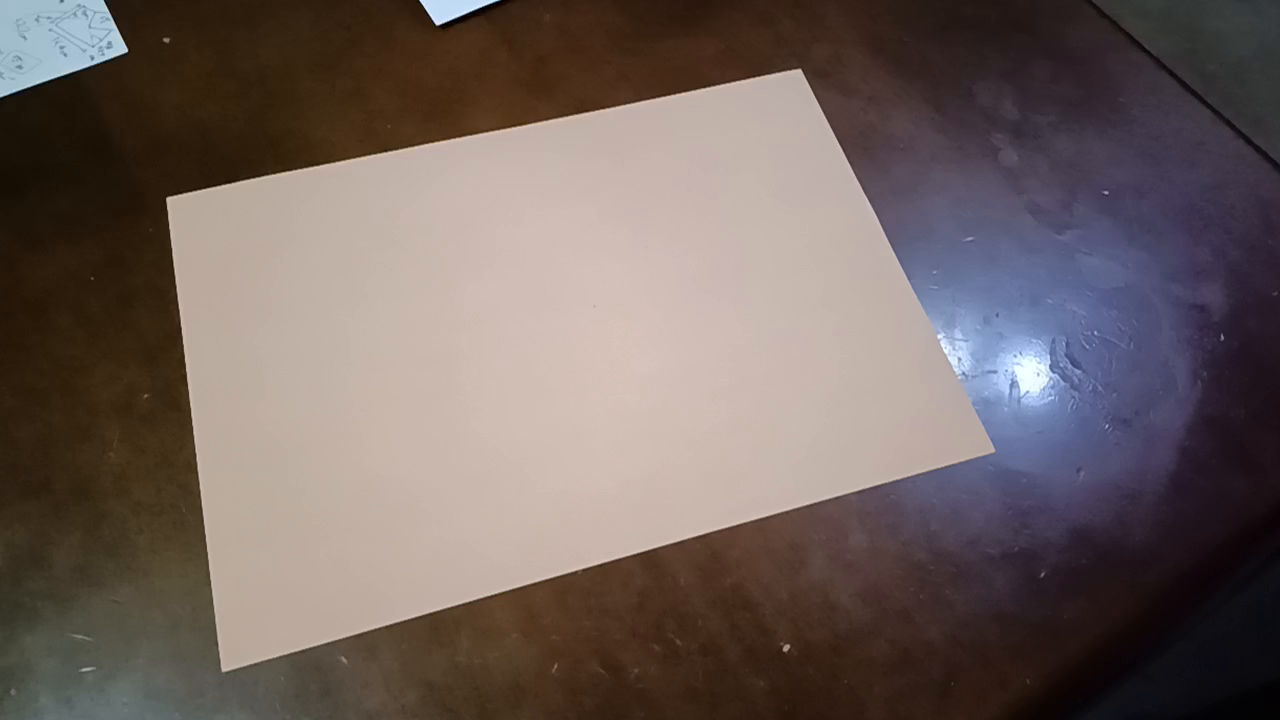
#> input picture focal_length/frame_0.png, 1280 x 720 px
$ jupyter execute --allow-errors focal_length_trial.ipynb
#> lines starting #> are read from the running program, lines starting #| are printed output that depends on the picture
[cell 1]
#import the picture
import cv2
import numpy as np

import matplotlib.pyplot as plt
import random
import matplotlib.cm as cm
import pandas as pd

[cell 2]
# Specify the file path of the image
image_path = "frame_0.png"

# Read the image
image_input = cv2.imread(image_path)
#> image_input is the input picture: shape (720, 1280, 3); mean B, G, R 93.8, 97.5, 110.6

# Check if the image was successfully read
if image_input is not None:
    # Image was read successfully
    print("Image read successfully!")
else:
    # Failed to read the image
    print("Failed to read the image.")

[cell 3]
# import reference points
#image_data_path = "input_trial.dat"
image_data_path = f"{image_path}.dat"

### it contains the 4 uv coordinates of the reference points, making a rectangle P1-P2-P3-P4, in the first 4 lines,
### and then the Height (P1-P2) and Width (P1-P4) of the rectangle.
#> (the rest of this cell did not finish here and is left out)

[cell 4]
# copy image_input
image = image_input.copy()

# write 3 circles at ps on the image
#> (the rest of this cell did not finish here and is left out)

[cell 5]
#save the image
cv2.imwrite('output.jpg', image)

# Display the image
plt.imshow(cv2.cvtColor(image, cv2.COLOR_BGR2RGB))
plt.axis('off')
plt.show()

[cell 6]
# Define a RotationMatrix class
# It includes the following attributes:
# -  3 angles defining the rotation matrix. (kappa, phi, omega)
# return the li,mi,ni (i=0,1,2) for te given angles
#
class RotationMatrix:
    def __init__(self, omega: float, phi: float, kappa: float):
        self.kappa :float = kappa
        self.phi :float = phi
        self.omega :float = omega

        self.matrix_x= np.array([[1, 0, 0], [0, np.cos(omega), -np.sin(omega)], [0, np.sin(omega), np.cos(omega)]])
        self.matrix_y= np.array([[np.cos(phi), 0, np.sin(phi)], [0, 1, 0], [-np.sin(phi), 0, np.cos(phi)]])
        self.matrix_z= np.array([[np.cos(kappa), -np.sin(kappa), 0], [np.sin(kappa), np.cos(kappa), 0], [0, 0, 1]])
        self.matrix = self.matrix_z @ self.matrix_y @ self.matrix_x

        self.dmatrix_x_domega= np.array([[0, 0, 0], [0, -np.sin(omega), -np.cos(omega)], [0, np.cos(omega), -np.sin(omega)]])
        self.dmatrix_y_dphi= np.array([[-np.sin(phi), 0, np.cos(phi)], [0, 0, 0], [-np.cos(phi), 0, -np.sin(phi)]])
        self.dmatrix_z_dkappa= np.array([[-np.sin(kappa), -np.cos(kappa), 0], [np.cos(kappa), -np.sin(kappa), 0], [0, 0, 0]])
        self.matrix_domega = self.matrix_z @ self.matrix_y @ self.dmatrix_x_domega
        self.matrix_dphi = self.matrix_z @ self.dmatrix_y_dphi @ self.matrix_x
        self.matrix_dkappa = self.dmatrix_z_dkappa @ self.matrix_y @ self.matrix_x

    def __str__(self):
        return f'omega={self.omega}, phi={self.phi}, kappa={self.kappa}\nMatrix={self.matrix}'
    def __repr__(self):
        return self.matrix.__repr__()

# Define a DistanceConstraint class
# It includes the following attributes:
# -  2 points \in R3 defining the distance constraint. (p1, p2)
# -  The distance between the 2 points. (d)
# return the partial derivatives of the distance constraint
#
class DistanceConstraint:
    # [7 lines left out: function __init__, not called in this run]

    def __str__(self):
        return f'error={self.error}'

# Define a ColinearityConstraint class
# It includes the following attributes:
# -  RotationMatrix object
# -  focal length (c)
# -  a pair of points \in R2  on the image and the corresponding 3d points \in R3. (p, X)
# return the partial derivatives of the colinearity constraint
#
class ColinearityConstraint:
    # [44 lines left out: function __init__, not called in this run]

        # [11 lines of commented-out code are left out]

    def __str__(self):
        return f'errorX={self.error[0]}\n\terrorY={self.error[1]}'

[cell 7]
for i in range(10):
    r=random.random()*2*np.pi
    omega,phi,kappa = r-0.5,  2*(r-0.5),3*(r-0.5)
    R=RotationMatrix(omega,phi,kappa)
    R1=RotationMatrix(omega+np.pi,np.pi-phi,kappa+np.pi)
    r=[random.random() for i in range(3)]
    print(R.matrix@np.array(r)-R1.matrix@np.array(r))

[cell 8]
# [24 lines left out: function normalize_angle, not called in this run]

#> (a cell that did not finish here is left out)

#> (a cell that did not finish here is left out)

[cell 11]
max_iter=500
Xs_collect=np.zeros((max_iter,7))
b_collect=np.zeros((max_iter,8))
#> (the rest of this cell did not finish here and is left out)

[cell 12]
# plot Xs_collects on 3 subplots (Xs[(0,1,2)], Xs[(3,4,5)], Xs[6])
fig, axs = plt.subplots(4, 2, figsize=(10, 10))
axs[0,0].plot(Xs_collect[:,(0,1,2)])
axs[0,1].plot(Xs_collect[:,(3,4,5)])
axs[1,0].plot(Xs_collect[:,6])
axs[2,0].plot(b_collect[:,(0,1,2)])
axs[2,1].plot(b_collect[:,(3,4,5)])
axs[3,0].plot(b_collect[:,6])
plt.show()
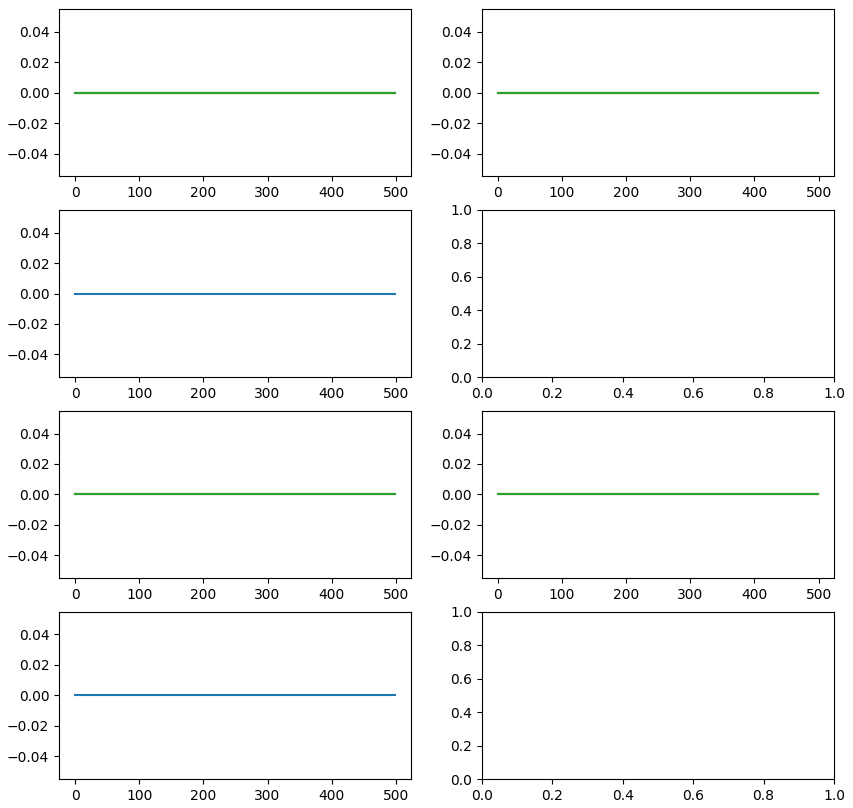
#> figure drawn by matplotlib, 6 panels

#> (a cell that did not finish here is left out)

#> (a cell that did not finish here is left out)

[cell 15]
max_iter=400
max_trial=100
bool_convergence=False
Xs_collect=np.zeros((max_trial,7))
b_collect=np.zeros((max_trial,8))
#> (the rest of this cell did not finish here and is left out)

[cell 16]
# plot Xs_collects on 3 subplots (Xs[(0,1,2)], Xs[(3,4,5)], Xs[6])
fig, axs = plt.subplots(4, 2, figsize=(10, 10))
x=np.arange(0,max_trial,1)
for i in range(3):
    axs[0,0].scatter(x,Xs_collect[:,(0,1,2)[i]])
    axs[0,1].scatter(x,Xs_collect[:,(3,4,5)[i]])
    axs[2,0].scatter(x,b_collect[:,(0,1,2)[i]])
    axs[2,1].scatter(x,b_collect[:,(3,4,5)[i]])

axs[1,0].scatter(x,Xs_collect[:,6])
axs[3,0].scatter(x,b_collect[:,6])
norm_b=np.linalg.norm(b_collect[:,:],axis=1)
axs[3,1].scatter(x,norm_b)
# set y axis log scale
axs[3,1].set_yscale('log')

#> (the rest of this cell did not finish here and is left out)

[cell 17]
# create histogram of Xs_collects[:,6]
x=plt.hist(Xs_collect[:,6], bins=100)
plt.show()
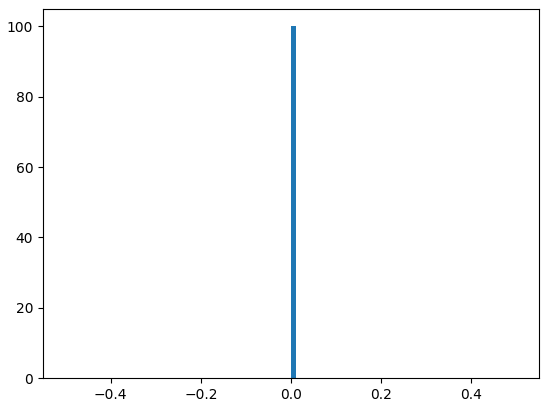
#> figure drawn by matplotlib, 1 panel; tallest bar 100 high, from x = 0 to 0.01

[cell 18]
# export collects in a csv format

df=pd.DataFrame(columns=['X','Y','Z','omega','phi','kappa','c']+[f'b{i+1}' for i in range(7)])
precision=8
Xs_collect=Xs_collect.round(precision)
for i in range(7):
    df[df.columns[i]]  =Xs_collect[:,i]
df.round(precision)
for i in range(7):
    df[f'b{i+1}']=b_collect[:,i]

# # add a column for the x increment
# for i in range(9):
#     df[f'dX{i+1}']=dXs_collect[i,:]

# add a column of the square error (b@b)
df["SE"]=norm_b

df=df.sort_values(by='SE',ascending=True)
display(df,df.describe())
#display(df)
#df.to_csv("output.csv")
with pd.option_context('display.max_rows', None,):
    print(df[['X', 'Y', 'Z', 'omega', 'phi', 'kappa', 'c',"SE"]].to_markdown)
